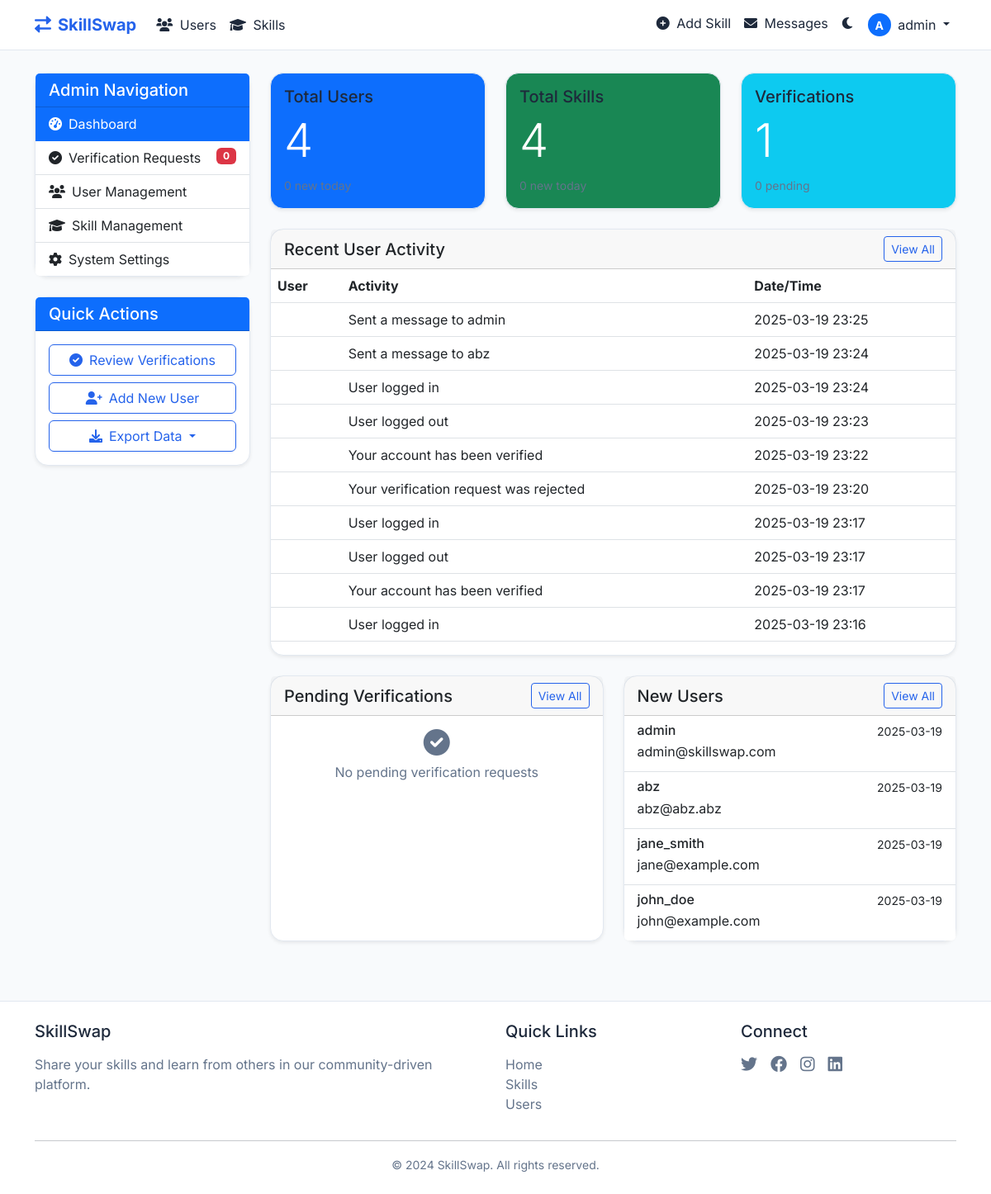
The app's page /admin (signed in) with its own data.
### app.py (models this page shows)
class User(UserMixin, db.Model):
    id = db.Column(db.Integer, primary_key=True)
    username = db.Column(db.String(80), unique=True, nullable=False)
    email = db.Column(db.String(120), unique=True, nullable=False)
    password_hash = db.Column(db.String(256), nullable=False)
    created_at = db.Column(db.DateTime, default=datetime.utcnow)
    is_verified = db.Column(db.Boolean, default=False)
    is_admin = db.Column(db.Boolean, default=False)
    skills = db.relationship('Skill', backref='user', lazy=True)
    verification_requests = db.relationship('VerificationRequest', backref='user', lazy=True)

class UserActivity(db.Model):
    id = db.Column(db.Integer, primary_key=True)
    user_id = db.Column(db.Integer, db.ForeignKey('user.id'), nullable=False)
    description = db.Column(db.String(255), nullable=False)
    category = db.Column(db.String(50), nullable=False)
    ip_address = db.Column(db.String(45), nullable=True)
    timestamp = db.Column(db.DateTime, default=datetime.utcnow)
    user = db.relationship('User', backref='activities', foreign_keys=[user_id])

### app.py (the view)
@app.route('/admin')
@login_required
@admin_required
def admin_dashboard():
    total_users = User.query.count()
    total_skills = Skill.query.count()
    total_verifications = VerificationRequest.query.count()
    pending_verifications = VerificationRequest.query.filter_by(status='pending').count()
    new_users_today = User.query.filter(
        User.created_at >= datetime.utcnow().replace(hour=0, minute=0, second=0, microsecond=0)
    ).count()
    new_skills_today = Skill.query.filter(
        Skill.created_at >= datetime.utcnow().replace(hour=0, minute=0, second=0, microsecond=0)
    ).count()
    stats = {
        'total_users': total_users,
        'total_skills': total_skills,
        'total_verifications': total_verifications,
        'pending_verifications': pending_verifications,
        'new_users_today': new_users_today,
        'new_skills_today': new_skills_today
    }
    recent_activity = UserActivity.query.order_by(UserActivity.timestamp.desc()).limit(10).all()
    pending_verification_requests = VerificationRequest.query.filter_by(status='pending').order_by(VerificationRequest.created_at.desc()).limit(5).all()
    recent_users = User.query.order_by(User.created_at.desc()).limit(5).all()
    return render_template(
        'admin/dashboard.html',
        stats=stats,
        recent_activity=recent_activity,
        pending_verification_requests=pending_verification_requests,
        recent_users=recent_users,
        pending_verifications=pending_verifications
    )

### templates/admin/dashboard.html (shortened to what this page needs)
{% extends "base.html" %}
{% block content %}
<div class="container py-4">
    <div class="row">
        <div class="col-lg-3">
            <div class="card shadow-sm mb-4">
                <div class="card-header bg-primary text-white">
                    <h5 class="mb-0">Admin Navigation</h5>
                </div>
                <div class="list-group list-group-flush">
                    <a href="{{ url_for('admin_dashboard') }}" class="list-group-item list-group-item-action active">
                        <i class="fas fa-tachometer-alt me-2"></i>Dashboard
                    </a>
                    <a href="{{ url_for('admin_verification_requests') }}" class="list-group-item list-group-item-action">
                        <i class="fas fa-check-circle me-2"></i>Verification Requests
                        <span class="badge bg-danger float-end">{{ pending_verifications }}</span>
                    </a>
                    <a href="{{ url_for('admin_users') }}" class="list-group-item list-group-item-action">
                        <i class="fas fa-users me-2"></i>User Management
                    </a>
                    <a href="{{ url_for('admin_skills') }}" class="list-group-item list-group-item-action">
                        <i class="fas fa-graduation-cap me-2"></i>Skill Management
                    </a>
                    <a href="{{ url_for('admin_settings') }}" class="list-group-item list-group-item-action">
                        <i class="fas fa-cog me-2"></i>System Settings
                    </a>
                </div>
            </div>
            <div class="card shadow-sm">
                <div class="card-header bg-primary text-white">
                    <h5 class="mb-0">Quick Actions</h5>
                </div>
                <div class="card-body">
                    <div class="d-grid gap-2">
                        <a href="{{ url_for('admin_verification_requests') }}" class="btn btn-outline-primary">
                            <i class="fas fa-check-circle me-2"></i>Review Verifications
                        </a>
                        <a href="{{ url_for('admin_users_create') }}" class="btn btn-outline-primary">
                            <i class="fas fa-user-plus me-2"></i>Add New User
                        </a>
                        <div class="dropdown">
                            <button class="btn btn-outline-primary dropdown-toggle w-100" type="button" data-bs-toggle="dropdown" aria-expanded="false">
                                <i class="fas fa-download me-2"></i>Export Data
                            </button>
                        </div>
                    </div>
                </div>
            </div>
        </div>
        <div class="col-lg-9">
            <div class="row mb-4">
                <div class="col-md-4">
                    <div class="card bg-primary text-white shadow-sm h-100">
                        <div class="card-body">
                            <h5 class="card-title">Total Users</h5>
                            <h2 class="display-4">{{ stats.total_users }}</h2>
                            <p class="card-text">
                                <small>{{ stats.new_users_today }} new today</small>
                            </p>
                        </div>
                    </div>
                </div>
                <div class="col-md-4">
                    <div class="card bg-success text-white shadow-sm h-100">
                        <div class="card-body">
                            <h5 class="card-title">Total Skills</h5>
                            <h2 class="display-4">{{ stats.total_skills }}</h2>
                            <p class="card-text">
                                <small>{{ stats.new_skills_today }} new today</small>
                            </p>
                        </div>
                    </div>
                </div>
                <div class="col-md-4">
                    <div class="card bg-info text-white shadow-sm h-100">
                        <div class="card-body">
                            <h5 class="card-title">Verifications</h5>
                            <h2 class="display-4">{{ stats.total_verifications }}</h2>
                            <p class="card-text">
                                <small>{{ stats.pending_verifications }} pending</small>
                            </p>
                        </div>
                    </div>
                </div>
            </div>
            <div class="row mb-4">
                <div class="col-12">
                    <div class="card shadow-sm">
                        <div class="card-header d-flex justify-content-between align-items-center">
                            <h5 class="mb-0">Recent User Activity</h5>
                            <a href="{{ url_for('admin_activity_log') }}" class="btn btn-sm btn-outline-primary">View All</a>
                        </div>
                        <div class="table-responsive">
                            <table class="table table-hover">
                                <thead>
                                    <tr>
                                        <th>User</th>
                                        <th>Activity</th>
                                        <th>Date/Time</th>
                                    </tr>
                                </thead>
                                <tbody>
                                    {% for activity in recent_activity %}
                                    <tr>
                                        <td>
                                        </td>
                                        <td>{{ activity.description }}</td>
                                        <td>{{ activity.timestamp.strftime('%Y-%m-%d %H:%M') }}</td>
                                    </tr>
                                    {% endfor %}
                                </tbody>
                            </table>
                        </div>
                    </div>
                </div>
            </div>
            <div class="row">
                <div class="col-md-6">
                    <div class="card shadow-sm h-100">
                        <div class="card-header d-flex justify-content-between align-items-center">
                            <h5 class="mb-0">Pending Verifications</h5>
                            <a href="{{ url_for('admin_verification_requests') }}" class="btn btn-sm btn-outline-primary">View All</a>
                        </div>
                        <div class="list-group list-group-flush">
                            {% for request in pending_verification_requests %}
                            <a href="{{ url_for('admin_verification_detail', request_id=request.id) }}" class="list-group-item list-group-item-action">
                                <div class="d-flex w-100 justify-content-between">
                                    <h6 class="mb-1">{{ request.user.username }}</h6>
                                    <small>{{ request.created_at.strftime('%Y-%m-%d') }}</small>
                                </div>
                                <p class="mb-1">{{ request.document_filename }}</p>
                            </a>
                            {% else %}
                            <div class="list-group-item text-center text-muted py-3">
                                <i class="fas fa-check-circle fa-2x mb-2"></i>
                                <p class="mb-0">No pending verification requests</p>
                            </div>
                            {% endfor %}
                        </div>
                    </div>
                </div>
                <div class="col-md-6">
                    <div class="card shadow-sm h-100">
                        <div class="card-header d-flex justify-content-between align-items-center">
                            <h5 class="mb-0">New Users</h5>
                            <a href="{{ url_for('admin_users') }}" class="btn btn-sm btn-outline-primary">View All</a>
                        </div>
                        <div class="list-group list-group-flush">
                            {% for user in recent_users %}
                            <a href="{{ url_for('admin_user_detail', user_id=user.id) }}" class="list-group-item list-group-item-action">
                                <div class="d-flex w-100 justify-content-between">
                                    <h6 class="mb-1">{{ user.username }}</h6>
                                    <small>{{ user.created_at.strftime('%Y-%m-%d') }}</small>
                                </div>
                                <p class="mb-1">{{ user.email }}</p>
                            </a>
                            {% else %}
                            <div class="list-group-item text-center text-muted py-3">
                                <i class="fas fa-users fa-2x mb-2"></i>
                                <p class="mb-0">No new users</p>
                            </div>
                            {% endfor %}
                        </div>
                    </div>
                </div>
            </div>
        </div>
    </div>
</div>
{% endblock %}

### templates/base.html (shortened to what this page needs)
<!DOCTYPE html>
<html lang="en">
<head>
    <link href="https://cdn.jsdelivr.net/npm/bootstrap@5.3.0/dist/css/bootstrap.min.css" rel="stylesheet">
    <link href="https://cdnjs.cloudflare.com/ajax/libs/font-awesome/6.0.0/css/all.min.css" rel="stylesheet">
    <link href="{{ url_for('static', filename='css/style.css') }}" rel="stylesheet">
</head>
<body>
    <nav class="navbar navbar-expand-lg fixed-top">
        <div class="container">
            <a class="navbar-brand" href="{{ url_for('index') }}">
                <i class="fas fa-exchange-alt me-2"></i>SkillSwap
            </a>
            <div class="collapse navbar-collapse" id="navbarNav">
                <ul class="navbar-nav me-auto">
                    <li class="nav-item">
                        <a class="nav-link" href="{{ url_for('users_list') }}">
                            <i class="fas fa-users me-1"></i> Users
                        </a>
                    </li>
                    <li class="nav-item">
                        <a class="nav-link" href="{{ url_for('skills_list') }}">
                            <i class="fas fa-graduation-cap me-1"></i> Skills
                        </a>
                    </li>
                </ul>
                <ul class="navbar-nav">
                    {% if current_user.is_authenticated %}
                    <li class="nav-item">
                        <a class="nav-link" href="{{ url_for('add_skill') }}">
                            <i class="fas fa-plus-circle me-1"></i> Add Skill
                        </a>
                    </li>
                    <li class="nav-item">
                        <a class="nav-link" href="{{ url_for('messages_inbox') }}">
                            <i class="fas fa-envelope me-1"></i> Messages
                        </a>
                    </li>
                    {% endif %}
                    <li class="nav-item">
                        <div class="theme-toggle nav-link" onclick="toggleTheme()">
                            <i class="fas fa-moon"></i>
                        </div>
                    </li>
                    {% if current_user.is_authenticated %}
                        <li class="nav-item dropdown">
                            <a class="nav-link dropdown-toggle" href="#" id="navbarDropdown" role="button" data-bs-toggle="dropdown">
                                <span class="avatar-circle bg-primary me-1">{{ current_user.username[0] | upper }}</span>
                                {{ current_user.username }}
                            </a>
                        </li>
                    {% endif %}
                </ul>
            </div>
        </div>
    </nav>
    <main style="margin-top: 4rem;">
        {% block content %}{% endblock %}
    </main>
    <footer class="footer mt-5 py-4">
        <div class="container">
            <div class="row">
                <div class="col-md-6">
                    <h5 class="mb-3">SkillSwap</h5>
                    <p class="text-muted">Share your skills and learn from others in our community-driven platform.</p>
                </div>
                <div class="col-md-3">
                    <h5 class="mb-3">Quick Links</h5>
                    <ul class="list-unstyled">
                        <li><a href="{{ url_for('index') }}" class="text-decoration-none text-muted">Home</a></li>
                        <li><a href="{{ url_for('skills_list') }}" class="text-decoration-none text-muted">Skills</a></li>
                        <li><a href="{{ url_for('users_list') }}" class="text-decoration-none text-muted">Users</a></li>
                    </ul>
                </div>
                <div class="col-md-3">
                    <h5 class="mb-3">Connect</h5>
                    <div class="d-flex gap-3">
                        <a href="#" class="text-muted"><i class="fab fa-twitter fa-lg"></i></a>
                        <a href="#" class="text-muted"><i class="fab fa-facebook fa-lg"></i></a>
                        <a href="#" class="text-muted"><i class="fab fa-instagram fa-lg"></i></a>
                        <a href="#" class="text-muted"><i class="fab fa-linkedin fa-lg"></i></a>
                    </div>
                </div>
            </div>
            <hr>
            <div class="text-center text-muted">
                <small>&copy; {{ now.year if now else 2024 }} SkillSwap. All rights reserved.</small>
            </div>
        </div>
    </footer>
</body>
</html>

### records on screen
User: username "A", username "admin", created_at "2025-03-19", email "admin@skillswap.com"
UserActivity: description "Sent a message to admin", timestamp "2025-03-19 23:25"
UserActivity: description "Sent a message to abz", timestamp "2025-03-19 23:24"
UserActivity: description "User logged in", timestamp "2025-03-19 23:24"
UserActivity: description "User logged out", timestamp "2025-03-19 23:23"
UserActivity: description "Your account has been verified", timestamp "2025-03-19 23:22"
UserActivity: description "Your verification request was rejected", timestamp "2025-03-19 23:20"
UserActivity: description "User logged in", timestamp "2025-03-19 23:17"
UserActivity: description "User logged out", timestamp "2025-03-19 23:17"
UserActivity: description "Your account has been verified", timestamp "2025-03-19 23:17"
UserActivity: description "User logged in", timestamp "2025-03-19 23:16"
User: username "abz", created_at "2025-03-19", email "abz@abz.abz"
User: username "jane_smith", created_at "2025-03-19", email "jane@example.com"
User: username "john_doe", created_at "2025-03-19", email "john@example.com"

### other values on screen
{{ pending_verifications }} "0"
{{ stats.total_users }} "4"
{{ stats.total_skills }} "4"
{{ stats.total_verifications }} "1"
{{ stats.pending_verifications }} "0"
{{ now.year if now else 2024 }} "2024"
